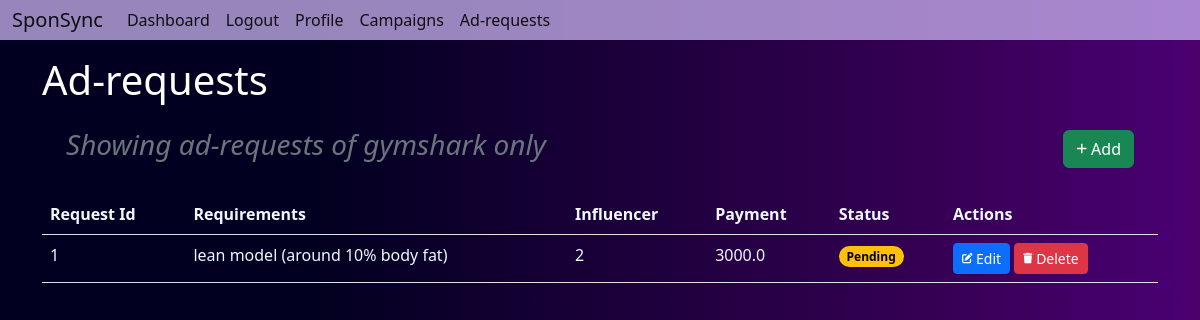
The page /campaign/1/show (signed in) on the database its author committed.
### models.py (models this page shows)
class Campaign(db.Model):
    id = db.Column(db.Integer,primary_key=True)
    name = db.Column(db.String(30),unique=True,nullable=False)
    sponsor_id = db.Column(db.Integer,db.ForeignKey("sponsor.id"))
    description = db.Column(db.String(1000),nullable=False)
    start_date = db.Column(db.Date,nullable=False)
    end_date = db.Column(db.Date,nullable=False)
    budget = db.Column(db.Float,nullable=False)
    visibility = db.Column(db.String(10),nullable=False)
    ad_requests = db.relationship("AdRequest",backref="campaign")
    flagged = db.Column(db.Boolean,nullable=False,default=False)

class AdRequest(db.Model):
    id = db.Column(db.Integer,primary_key=True)
    campaign_id = db.Column(db.Integer,db.ForeignKey("campaign.id"))
    influencer_id = db.Column(db.Integer,db.ForeignKey("influencer.id"),nullable=True)
    status = db.Column(db.String(10),nullable=False,default="generated")
    payment = db.Column(db.Float,nullable=False)
    requirements = db.Column(db.String(100),nullable=False)

### routes.py (the view)
@app.route('/campaign/<int:id>/show')
@auth_required
def show_campaign(id):
    return render_template('campaign/show.html',campaign=Campaign.query.get(id),user=User.query.get(session['user_id']))

### routes.py (called while the page is built)
def auth_required(func):
    @wraps(func)
    def inner(*args , **kwargs):
        if 'user_id' not in session:
            flash('You need to login first.')
            return redirect(url_for('login'))
        return func(*args,**kwargs)
    return inner

### templates/campaign/show.html (shortened to what this page needs)
{% extends 'layout.html' %}
{% block content %}
<h1 class="mt-3">Ad-requests</h1>
<div class="heading m-4">
    <h3 class="text-muted"><i>Showing ad-requests of {{campaign.name}} only</i></h3>
    <a href="{{ url_for('add_request',id=campaign.id) }}" class="btn btn-success">
        <i class="fas fa-plus fa-xs"></i>
        Add
    </a>
</div>
<table class="table">
    <thead>
        <tr>
            <th>Request Id</th>
            <th>Requirements</th>
            <th>Influencer</th>
            <th>Payment</th>
            <th>Status</th>
            <th>Actions</th>
        </tr>
    </thead>
    {% for ad in campaign.ad_requests %}
    <tr>
        <td>{{ad.id}}</td>
        <td>{{ad.requirements}}</td>
        <td>{{ad.influencer_id}}</td>
        <td>{{ad.payment}}</td>
        <td>
            {% if ad.status == 'generated' %}
            <span class="badge rounded-pill text-bg-secondary">Generated</span>
            {% elif ad.status == 'accepted' or ad.status =='pending' %}
            <span class="badge rounded-pill text-bg-warning">Pending</span>
            {% elif ad.status == 'completed' %}
            <span class="badge rounded-pill text-bg-success">Completed</span>
            {% elif ad.status == 'sent' %}
            <span class="badge rounded-pill text-bg-warning">Recieved</span>
            {% elif ad.status == 'recieved' %}
            <span class="badge rounded-pill text-bg-secondary">Sent</span>
            {% elif ad.status == 'rejected' %}
            <span class="badge rounded-pill text-bg-danger">Rejected</span>
            {% endif %}
        </td>
        <td>
            <a href="{{ url_for('edit_request',id=ad.id) }}" class="btn btn-sm btn-primary">
                Edit
            </a>
            <a href="{{ url_for('delete_request',id=ad.id) }}" class="btn btn-sm btn-danger">
                Delete
            </a>
        </td>
    </tr>
    {% endfor %}
</table>
{% endblock %}

### templates/layout.html (style rules this page uses)
body { margin: 0; padding: 0; background: rgb(2, 0, 33); background: linear-gradient(90deg, rgba(2, 0, 33, 1) 27%, rgba(53, 0, 83, 1) 77%, rgba(73, 0, 112, 1) 98%, rgba(76, 0, 107, 1) 100%, rgba(51, 2, 79, 1) 100%); color: white; }
.table { color: aliceblue; }

### templates/campaign/show.html (style rules this page uses)
.heading { display: flex; justify-content: space-between; align-items: center; }

### rows shown on the page
Campaign: name "gymshark"
AdRequest: id "1", requirements "lean model (around 10% body fat)", influencer_id "2", payment "3000.0", status "Pending"
